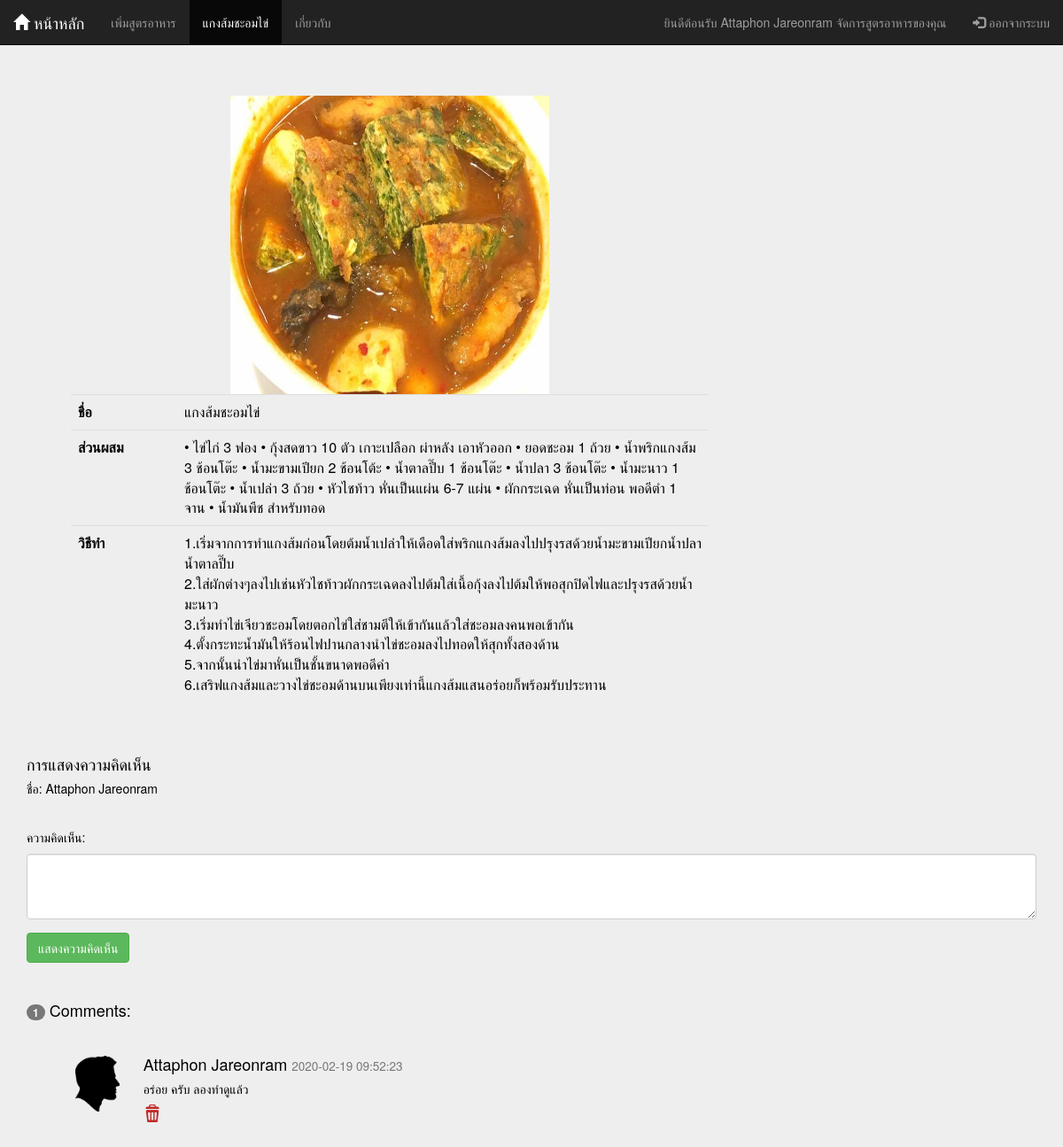
The app's page /DB/Member/detail.php?fId=1 (signed in) with its own data.
### tables this page shows
CREATE TABLE `food_menu` (
  `fId` int(11) NOT NULL,
  `fName` varchar(50) NOT NULL,
  `ingredient` text NOT NULL,
  `formula` text NOT NULL,
  `img` varchar(255) NOT NULL,
  `UserID` int(3) NOT NULL
);

CREATE TABLE `tb_comment` (
  `cm_id` int(11) NOT NULL,
  `cm_name` varchar(20) NOT NULL,
  `cm_comment` varchar(500) DEFAULT NULL,
  `cm_date` datetime DEFAULT current_timestamp(),
  `fId` int(11) DEFAULT NULL
);

### DB/Member/detail.php (the view, shortened to what this page needs)
<html>
<head>
    <link rel="stylesheet" href="https://maxcdn.bootstrapcdn.com/bootstrap/3.4.1/css/bootstrap.min.css">
    <link rel="stylesheet" href="../head.css">
</head><?php
        include("connect.php");
        $sql = "SELECT * FROM food_menu WHERE fId = '" . $_SESSION["fId"] . "' ";
        $query = mysqli_query($conn, $sql);
        $result = mysqli_fetch_array($query, MYSQLI_ASSOC);
        ?>
<body class="jumbotron">
    <nav class="navbar navbar-inverse navbar-fixed-top">
        <div class="container-fluid">
            <div class="navbar-header">
                <a class="navbar-brand" href="list.php"><span class="glyphicon glyphicon-home"></span> หน้าหลัก</a>
            </div>
            <div class="collapse navbar-collapse" id="myNavbar">
                <ul class="nav navbar-nav">
                    <li><a href="add.php">เพิ่มสูตรอาหาร</a></li>
                    <li class="active"><a href="#"><?php echo $result["fName"]; ?></a></li>
                    <li><a href="About.php">เกี่ยวกับ</a></li>
                </ul>
                <ul class="nav navbar-nav navbar-right">
                    <li><a href="list_Member.php">ยินดีต้อนรับ <?php echo $_SESSION["Name"]; ?> จัดการสูตรอาหารของคุณ</a></li>
                    <li><a href="logout.php"><span class="glyphicon glyphicon-log-in"></span> ออกจากระบบ </a></li>
                </ul>
            </div>
        </div>
    </nav>
    <div class="dd">
    <img class="center" src="../img/<?= $result['img'] ?>" alt="<?= $result['img'] ?>" width="50%" height="50%" >
        <table class="table jumbotron">
            <tr>
                <th width="120">ชื่อ</th>
                <td><?php echo $result["fName"]; ?></td>
            </tr>
            <tr>
                <th width="120">ส่วนผสม</th>
                <td><?php echo $result["ingredient"]; ?></td>
            </tr>
            <tr>
                <th width="120">วิธีทำ</th>
                <td><?php $text = explode(" ", $result["formula"]);
                    for ($start = 0; $start < count($text); $start++) {
                        print $text[$start] . "<br>";
                    }
                    ?>
                </td>
            </tr>
        </table>
    </div>
    <?php
    include("Comment.php");
    ?>
</body>
</html>

### DB/Member/Comment.php (shortened to what this page needs)
<?php
include("connect.php");
$fId = $_SESSION["fId"];
?>
<!DOCTYPE html>
<html>
<head>
  <link rel="stylesheet" href="https://maxcdn.bootstrapcdn.com/bootstrap/3.4.1/css/bootstrap.min.css">
</head>
<body>
  <div style="margin:auto;width:95%;">
    <br>
    <h4>การแสดงความคิดเห็น</h4>
    <form action="<?php $_SERVER['PHP_SELF'] ?>" method="post">
      <h5> ชื่อ: <?php echo $_SESSION["Name"]; ?> </h5>
      <br><h5>ความคิดเห็น:</h5>
      <div class="form-group">
        <textarea class="form-control" rows="3" type="text" name="comment" required></textarea>
      </div>
      <button name="submit" type="submit" class="btn btn-success">แสดงความคิดเห็น</button>
    </form><br>
    <?php
    $sql1 = "SELECT COUNT(*) FROM tb_comment WHERE fId='$fId'";
    $result1 = $conn->query($sql1);
    $row1 = $result1->fetch_assoc(); ?>
    <div border="1">
      <h4><span class="badge"><?= $row1["COUNT(*)"];  ?></span> Comments:</h4><br>
      <ul style="list-style-type:none;">
        <?php
        $sql = "SELECT * FROM tb_comment WHERE fId='$fId' order by cm_id desc";
        $result = mysqli_query($conn, $sql);
        while ($rows = mysqli_fetch_assoc($result)) :
        ?>
          <li>
            <div>
              <div class="col-sm-1 ">
                <img src="../img/m.png" height="63" width="50" alt="Avatar">
              </div>
              <h4><?= $rows['cm_name'] ?> <small><?= $rows['cm_date'] ?></small></h4>
              <h5> <?= $rows['cm_comment'] ?></h5>
              <a href="JavaScript:if(confirm('Confirm Delete?')==true)
                {window.location='delcom.php?cm_id=<?php echo $rows["cm_id"]; ?>';}"><img src="../img/del.png" width="20" height="20"></a>
              <br><br>
            </div>
          </li>
        <?php
        endwhile;
        ?>
      </ul>
    </div>
  </div>
</body>
</html>

### DB/head.css (style rules this page uses)
.navbar { margin-bottom: 0; border-radius: 0; }
.dd { margin-top:60px; margin-left:80px;width: 60%; }
.center { display: block; margin-left: auto; margin-right: auto; width: 50%; }

### records on screen
food_menu: fName "แกงส้มชะอมไข่", img (picture), ingredient "• ไข่ไก่ 3 ฟอง • กุ้งสดขาว 10 ตัว เกาะเปลือก ผ่าหลัง เอาหัวออก • ยอดชะอม 1 ถ้วย • น้ำพริกแกงส้ม 3 ช้อนโต๊ะ • น้ำมะขามเปียก 2 ช้อนโต้ะ • น้ำตาลปี๊บ 1 ช้อนโต๊ะ • น้ำปลา 3 ช้อนโต๊ะ • น้ำมะนาว 1 ช้อนโต๊ะ • น้ำเปล่า 3 ถ้วย • หัวไชท้าว หั่นเป็นแผ่น 6-7 แผ่น • ผักกระเฉด หั่นเป็นท่อน พอดีตำ 1 จาน • น้ำมันพืช สำหรับทอด", formula "1.เริ่มจากการทำแกงส้มก่อนโดยต้มน้ำเปล่าให้เดือดใส่พริกแกงส้มลงไปปรุงรสด้วยน้ำมะขามเปียกน้ำปลาน้ำตาลปี๊บ", formula "2.ใส่ผักต่างๆลงไปเช่นหัวไชท้าวผักกระเฉดลงไปต้มใส่เนื้อกุ้งลงไปต้มให้พอสุกปิดไฟและปรุงรสด้วยน้ำมะนาว", formula "3.เริ่มทำไข่เจียวชะอมโดยตอกไข่ใส่ชามตีให้เข้ากันแล้วใส่ชะอมลงคนพอเข้ากัน", formula "4.ตั้งกระทะน้ำมันให้ร้อนไฟปานกลางนำไข่ชะอมลงไปทอดให้สุกทั้งสองด้าน", formula "5.จากนั้นนำไข่มาหั่นเป็นชั้นขนาดพอดีคำ", formula "6.เสริฟแกงส้มและวางไข่ชะอมด้านบนเพียงเท่านี้แกงส้มแสนอร่อยก็พร้อมรับประทาน"
tb_comment: cm_name "Attaphon Jareonram", cm_date "2020-02-19 09:52:23", cm_comment "อร่อย ครับ ลองทำดูแล้ว"

### other values on screen
$_SESSION["Name"] "Attaphon Jareonram"
$row1["COUNT(*)"] "1"
